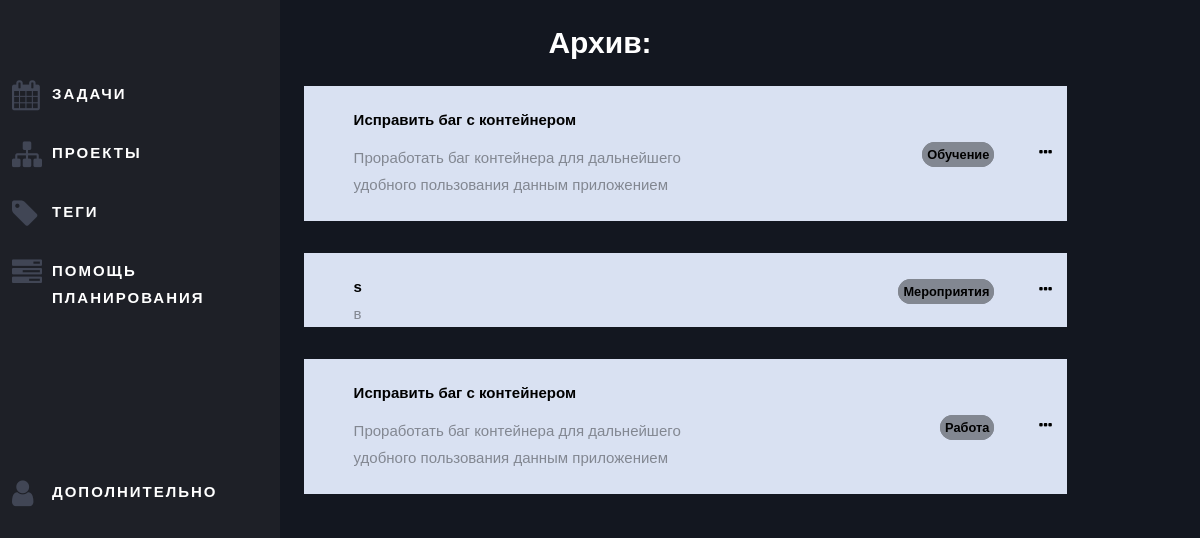
The page /archive_tasks on the database as committed earlier.
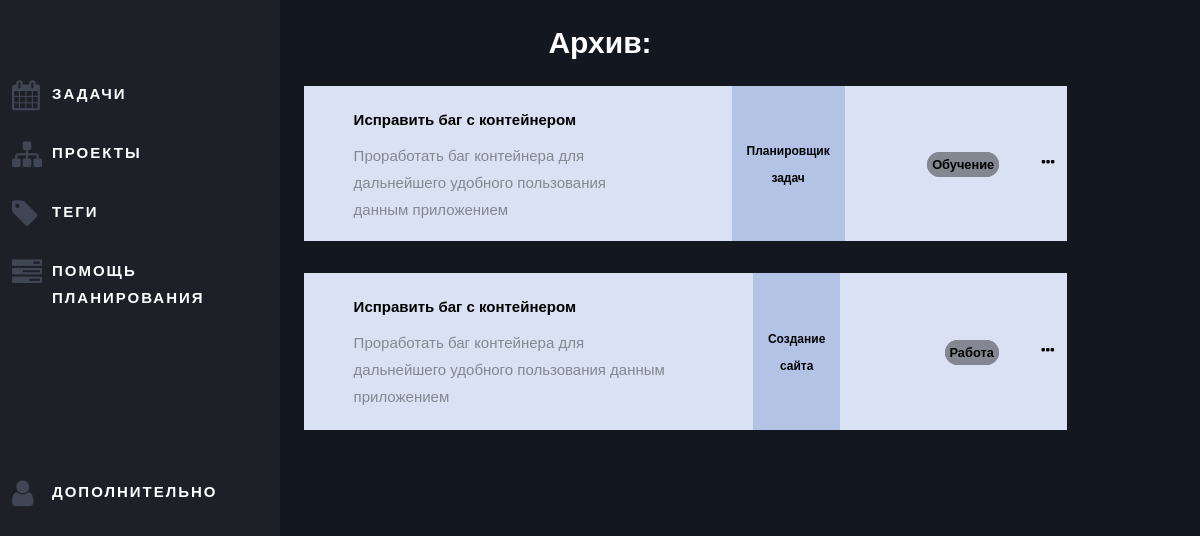
The same page on the database as committed later.
### mainpage/models.py (models this page shows, shortened)
class Tasks(models.Model):
    tag_choices = (("💻Работа", '💻Работа'), ("🏆Спорт", "🏆Спорт"),
                   ("👫Семья", "👫Семья"), ("🎧Личная", "🎧Личная"),
                   ("🎓Обучение", "🎓Обучение"), ("🏰Дом", "🏰Дом"),
                   ("🧬Здоровье", "🧬Здоровье"), ("🌋Путешествия", "🌋Путешествия"),
                   ("🎮Отдых", "🎮Отдых"), ("🍕Покупки", "🍕Покупки"),
                   ("🎪Мероприятия", "🎪Мероприятия"), ("🚇Другое", "🚇Другое"), ("", ""))
    id = models.UUIDField(primary_key=True, default=uuid.uuid4, editable=False)
    title = models.CharField("Название задачи", max_length=100)
    task = models.CharField("Задача", max_length=300)
    teg = models.CharField("Тег", max_length=12, choices=tag_choices, default="")
    date = models.DateField('Дата Задачи')
    is_global = models.BooleanField('Отнести к задаче')
    global_task = models.CharField("Глобальная задача", blank=True, max_length=100)
    is_archive = models.BooleanField('В архиве')
    class Meta:
        verbose_name = "Задача"
        verbose_name_plural = "Задачи"

### mainpage/views.py (the view)
# urls.py: path('archive_tasks', views.archive_tasks, name='archive_tasks'),
def archive_tasks(request):
    if request.method == 'POST':
        form = DateForm(request.POST)
        id = form["id"].value()
        date = form["date"].value()
        Tasks.objects.filter(id=id).update(date=date)
        Tasks.objects.filter(id=id).update(is_archive=False)
    tasks = Tasks.objects.order_by("date").filter(is_archive=True)
    start_date = datetime.date(2022, 11, 30)
    end_date = datetime.date.today() - datetime.timedelta(days=1)
    date_last = Tasks.objects.order_by("date").filter(date__range=[start_date, end_date])
    task = [tasks, date_last]
    dateform = DateForm()
    return render(request, 'mainpage/archive_tasks.html', {'task': task, 'dateform': dateform})

### mainpage/templates/mainpage/archive_tasks.html (shortened to what this page needs)
{%  extends 'mainpage/index.html' %}
{% load static  %}
{% block content %}
<link rel="stylesheet" href="{% static 'mainpage/css/plan.css' %}">
<body>
<div class="box">
    <h1 style="font-size:2em; color: #fff; font-family: 'Work Sans', sans-serif;">Архив:</h1>
  {% for i in task %}
    {% for el in i %}
          <tr>
	      	<table class="bg_white" role="presentation" cellpadding="0" cellspacing="0" width="70%">
					  <tr style="border-bottom: 1px solid rgba(0,0,0,.05);">
					  	<td valign="middle" width="60%" style="text-align:left; padding: 0 2em;">
					  		<div class="product-entry">
					  			<div class="text">
                                  <span><strong>{{ el.title }}</strong></span>
					  				<p>{{ el.task }}</p>
					  			</div>
					  		</div>
					  	</td>
                        {% if el.is_global %}
                        <td  valign="middle" width="10%" style="text-align:center; background: #b3c3e6; padding: 0 1em;">
                            <span class="price" style="color: #000; font-size: 1.5rem; font-family: 'Work Sans', sans-serif;"><strong>{{ el.global_task }}</strong></span>
                        </td>
                        {% endif %}
					  	<td valign="middle" width="25%" style="text-align:right; padding: 0 2em;">
					  		<span class="price" style="color: #000; font-size: 1.6rem; border: 0.7rem solid #828791; border-radius: 16px; background: #828791;"><strong>{{ el.teg }}</strong></span>
					  	</td>
                        <td valign="middle" width="5%" style="text-align:left;">
                          <nav role="navigation" class="primary-navigation">
                              <ul>
                                <li><a><i class="fa fa-ellipsis-h"></i></a>
                                </li>
                              </ul>
                            </nav>
					  	</td>
					  </tr>
	      	</table>
	      </tr>
    {% endfor %}
{% endfor %}
</div>
</body>
{% endblock %}

Rows that differ between the two databases and show on the page:
removed Tasks: title "s", task "в", teg "Мероприятия"
changed Tasks "Обучение": is_global False → True (drawn)
changed Tasks "Работа": is_global False → True (drawn)
Other text that changed with them:
new list line: "Планировщик задач"
new list line: "Создание сайта"
